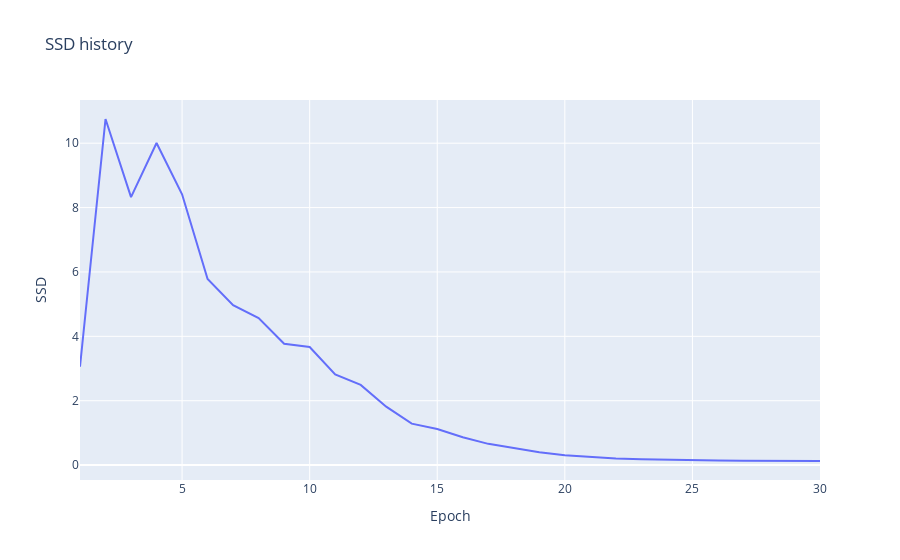

The notebook cell saved with this chart:
### Code cell
som.plotSSD()

### Figure 1 — Plotly figure (JSON) as saved in the notebook; plotly's stock layout.template omitted (floating-point values rounded to 4 significant figures)
{"data": [{"mode": "lines", "name": "SSD", "type": "scatter", "x": [1, 2, 3, 4, 5, 6, 7, 8, 9, 10, 11, 12, 13, 14, 15, 16, 17, 18, 19, 20, 21, 22, 23, 24, 25, 26, 27, 28, 29, 30], "y": [3.059, 10.75, 8.324, 10.01, 8.413, 5.783, 4.969, 4.567, 3.77, 3.67, 2.817, 2.492, 1.815, 1.287, 1.12, 0.8656, 0.66, 0.5224, 0.4025, 0.3056, 0.2454, 0.2062, 0.1792, 0.1622, 0.1504, 0.1421, 0.1365, 0.1325, 0.1297, 0.1276, 0.1263]}], "layout": {"title": {"text": "SSD history"}, "xaxis": {"title": {"text": "Epoch"}}, "yaxis": {"title": {"text": "SSD"}}}}
